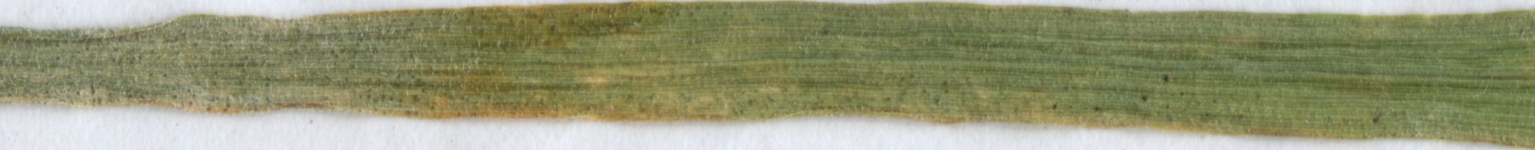
#> input picture images/Acc_Acc_4_Acc_1__2__1.jpg, 3070 x 300 px (shown at 1/2 size)
$ python -i regen_pycnidia_native.py   (imports and definitions only)
#> lines starting #> are read from the running program, lines starting #| are printed output that depends on the picture
"""Regenerate a dataset from the native TIFF crops, undistorted.

The shipped datasets stretch every leaf to a fixed strip (2048x200 for pycnidia,
3072x304 for necrosis), which destroys the aspect ratio and, for pycnidia, halves
the objects through a second JPEG pass. The native crops in ``LM1__allcrop`` are
1200 dpi TIFFs, so the resolution is still there — we just re-cut them.

For each annotated leaf we:

1. find the leaf on its native scan (``find_leaves``);
2. letterbox it 1:1 onto a fixed 3072x384 canvas (native scale, no stretch, white
   padding, interior mask holes filled so specular glare is not punched out);
3. carry the annotation into the new frame with the *same* transform — points are
   remapped (pycnidia), the mask is warped (necrosis from the legacy pixel masks)
   or the polygon vertices are remapped and rasterised on the canvas (necrosis
   from a Roboflow YOLO-seg export, which is sharper: nothing is resampled).

The catch is matching: the shipped leaf index ``__N`` is NOT ``find_leaves``'s
top-to-bottom order, and some strips are flipped. So we never trust the name — we
try every (native leaf x orientation) and keep the best under a self-validating
oracle:

* pycnidia — the fraction of annotation points landing on a dark pycnidium
  (~99 % correct, ~70 % wrong);
* necrosis — the image cross-correlation between the strip and the native leaf
  (~0.98 correct, <0.8 wrong).

Anything below the threshold, or without a clear margin over the runner-up, is
flagged rather than written, so a bad match can never silently corrupt the set.

Augmentation is deliberately NOT reproduced: each real leaf is emitted once in
native orientation, and the training loop re-augments on the fly.

Necrosis sources. ``--nec-src`` is either the legacy zip (``img/`` + magenta
``mask/`` PNGs) or a Roboflow **YOLO-seg export directory** (``*/images/*.jpg`` +
``*/labels/*.txt`` polygons, ``data.yaml`` naming the classes). Only the class
named ``necrosis`` is kept; any other class is an annotation slip and is dropped
with a warning, and a leaf whose only annotations were slips is flagged
``unannotated`` rather than written as a necrosis-free leaf. An empty label file
*is* a necrosis-free leaf. When the same leaf was uploaded twice, the copy with
the larger annotated area is kept.

Reusing canvases. Once a leaf has its native canvas in ``<out>/img/`` — written
by an earlier pass, pycnidia or necrosis, and validated by that pass's oracle —
a new annotation of the same leaf needs no TIFF: the strip is matched to the
canvas over the four flips (identity is given by the name, only the orientation
is open) and the polygons are rasterised straight onto it. TIFFs are then only
needed for leaves that have no canvas yet. ``--from-tiffs`` forces the TIFF path
for every leaf, to regenerate the canvases themselves.
"""

from __future__ import annotations

import argparse
import csv
import difflib
import os
import re
import shutil
import zipfile
from collections import defaultdict
from glob import glob
from pathlib import Path

import cv2
import numpy as np
from scipy import ndimage

from septosympto.leaf import Scan, find_leaves
from septosympto.letterbox import (
    BACKGROUND,
    CANVAS_H,
    CANVAS_W,
    Placement,
    letterbox,
)

MIN_SCORE = 0.85
CONTRAST = 8
MIN_NCC = 0.80
MASK_THRESHOLD = 128
MIN_MARGIN = 0.10
MIN_FLIP_MARGIN = 0.05


# [5 lines left out: function base_name, not called in this run]


def scan_of(base: str) -> str:
    """``Acc_Acc_2_Acc_2__2__1`` -> ``Acc_Acc_2_Acc_2`` (drop the leaf/sub tail)."""
    return re.sub(r"(__\d+){1,2}$", "", base)


# [152 lines left out: functions orient, tiff_resolver, load_leaves, letterbox_leaf, status_of, write_report and 4 more, not called in this run]


NECROSIS_CLASS = "necrosis"


class MaskAnnotation:
    """Necrosis as a strip-frame pixel mask (the legacy zip)."""

    def __init__(self, mask: np.ndarray) -> None:
        self.mask = mask

    def strip_fraction(self) -> float:
        return float(self.mask.mean())

    def to_canvas(self, fx: int, fy: int, solid: np.ndarray, p) -> np.ndarray:
        return warp_mask(self.mask, fx, fy, solid, p)


class PolygonAnnotation:
    """Necrosis as normalised strip-frame polygons (a Roboflow YOLO-seg export).

    Vertices are carried through the letterbox and rasterised *on the canvas*, so
    the mask is drawn once at the output resolution instead of being resampled
    from a low-resolution raster.
    """

    def __init__(self, polygons: list[np.ndarray], strip_shape: tuple[int, int]) -> None:
        self.polygons = polygons
        self.strip_shape = strip_shape

    def strip_fraction(self) -> float:
        h, w = self.strip_shape
        return float(rasterise(self.polygons, (h, w), lambda uv: uv * [w, h]).mean())

    # [61 lines left out: functions to_canvas, rasterise, read_polygons, necrosis_class_ids, not called in this run]


def load_necrosis(src: str):
    """Necrosis samples keyed by leaf id: ``(strip_bgr, annotation)`` plus flagged ids.

    ``src`` is the legacy zip or a Roboflow YOLO-seg export directory. The second
    return value maps leaf ids that must not be written to a status.
    """
    return load_necrosis_export(Path(src)) if Path(src).is_dir() else (load_necrosis_zip(src), {})


# [49 lines left out: functions load_necrosis_zip, load_necrosis_export, not called in this run]


def _shoelace(poly: np.ndarray) -> float:
    x, y = poly[:, 0], poly[:, 1]
    return 0.5 * abs(float(np.dot(x, np.roll(y, 1)) - np.dot(y, np.roll(x, 1))))


# [168 lines left out: functions _ncc, _native_gray, match_image, warp_mask, canvas_geometry, match_canvas and 2 more, not called in this run]


# [2 lines not run here, left out]

>>> import cv2
>>> picture = cv2.imread('../images/Acc_Acc_4_Acc_1__2__1.jpg', cv2.IMREAD_GRAYSCALE)
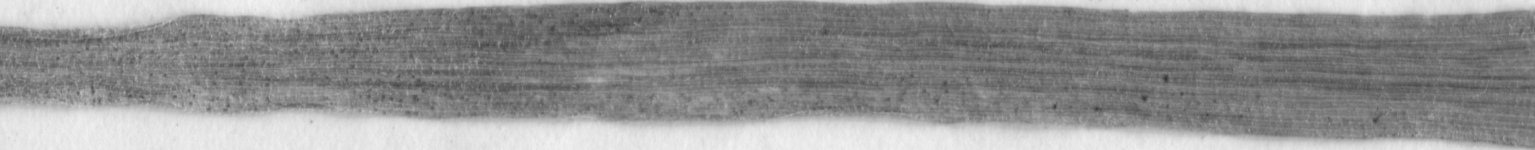
#> picture: shape (300, 3070) (shown at 1/2 size); min 49, max 245, mean 146.1
#> (the run stopped early here; a loop or call above may not have finished)
